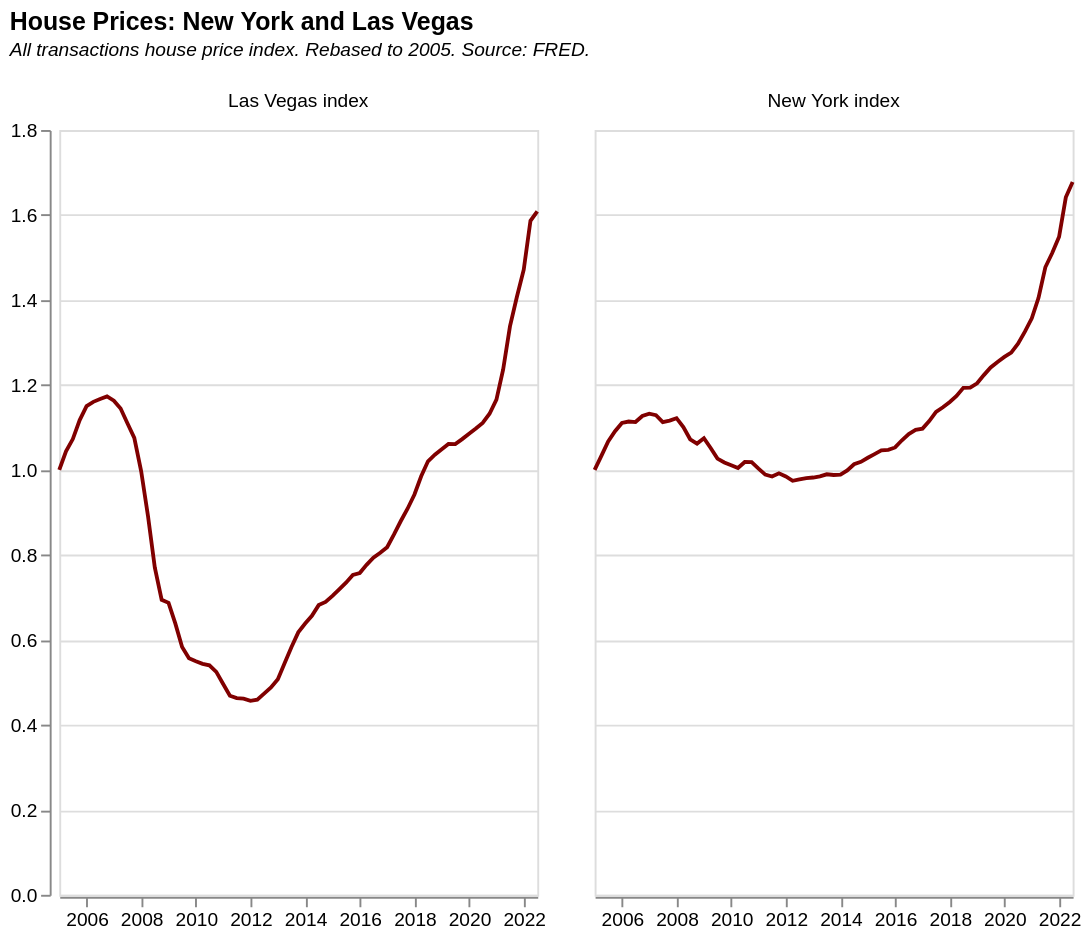

Write the Vega-Lite specification saved for this chart.
### Vega-Lite specification from a JSON file in a GitHub repository (floating-point values rounded to 4 significant figures; data arrays with more than 128 entries replaced by an {"elided": "..."} marker saying what was removed)
{"$schema": "https://vega.github.io/schema/vega-lite/v5.json", "title": {"text": "House Prices: New York and Las Vegas", "subtitle": ["All transactions house price index. Rebased to 2005. Source: FRED.", ""], "subtitleFontStyle": "italic", "subtitleFontSize": 10, "anchor": "start", "color": "black"}, "data": {"values": {"elided": "179 records"}, "format": {"parse": {"Date": "date"}}}, "transform": [{"calculate": "datum['New York']/567.14", "as": "New York index"}, {"calculate": "datum['Las Vegas']/219.34", "as": "Las Vegas index"}, {"calculate": "year(datum.Date)", "as": "year"}, {"fold": ["New York index", "Las Vegas index"], "as": ["city", "housePrice"]}, {"filter": {"field": "year", "gt": 2004}}], "height": 400, "width": 250, "mark": {"type": "line", "color": "rgb(128, 0, 0)", "strokeWidth": 2}, "encoding": {"x": {"field": "Date", "type": "temporal", "title": null, "axis": {"grid": false}}, "y": {"field": "housePrice", "type": "quantitative", "title": null}, "facet": {"field": "city", "columns": 2, "title": null}}}
